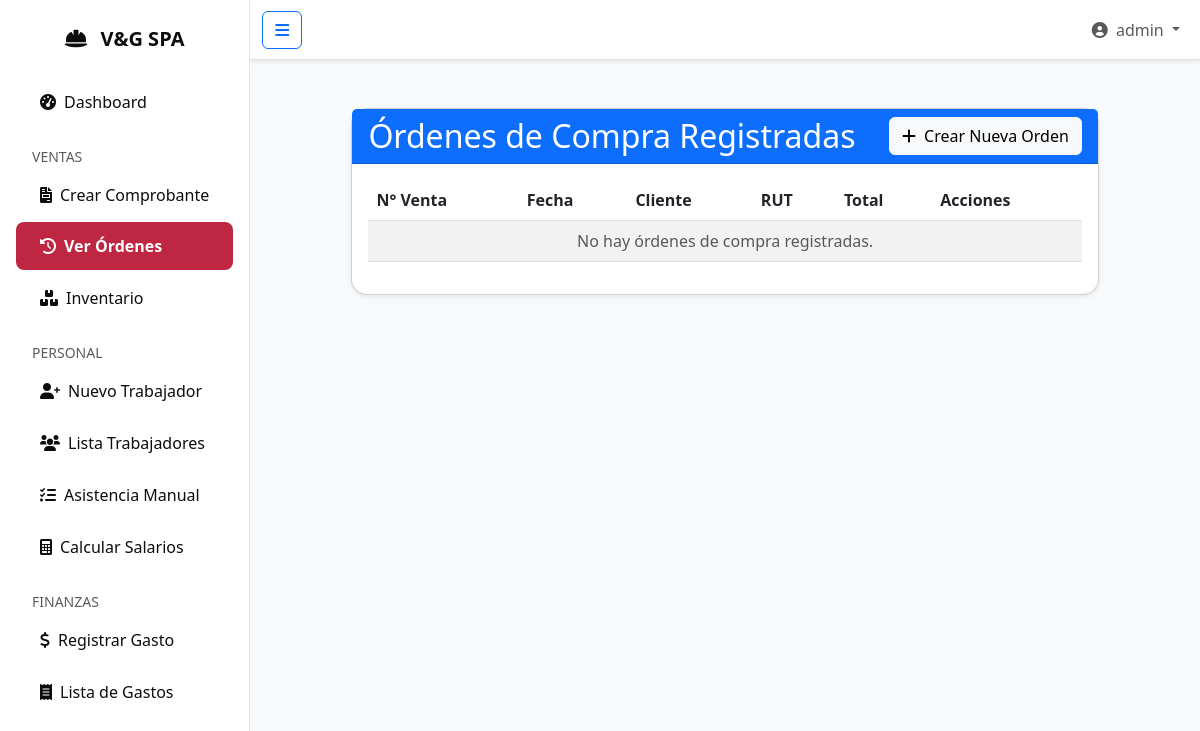
The page /ventas/lista/ (signed in) on the database as committed earlier.
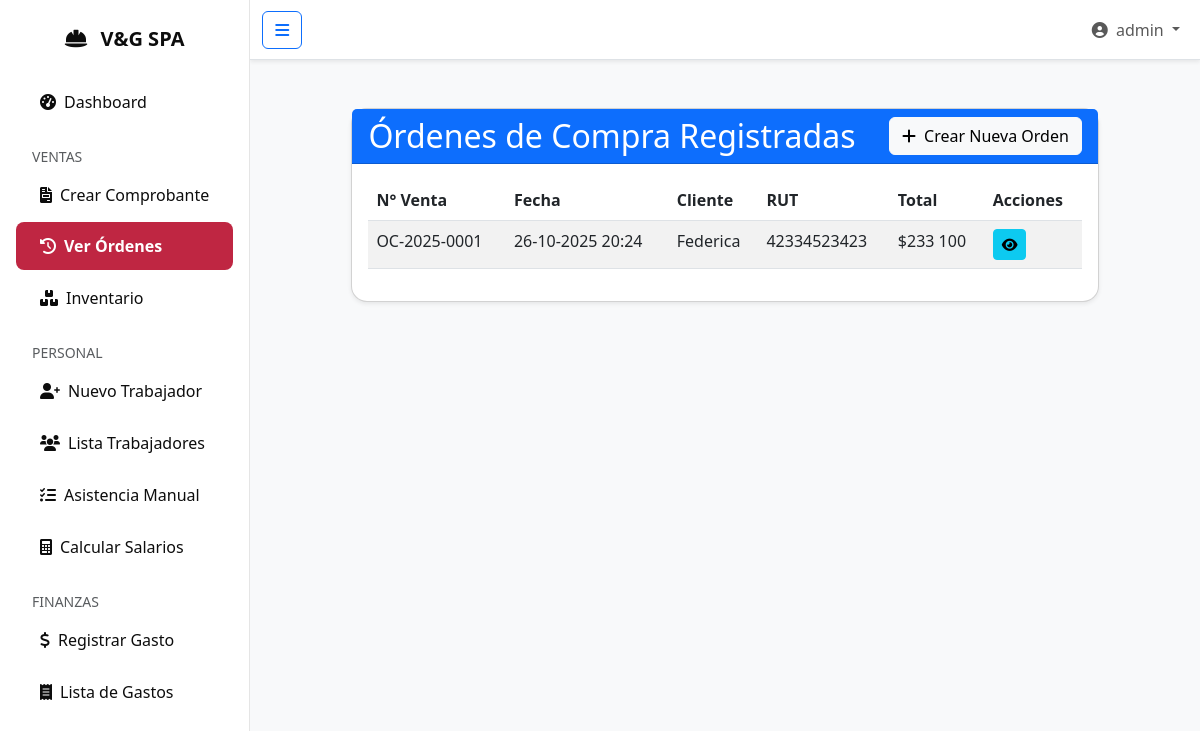
The same page on the database as committed later.
### ventas/models.py (models this page shows, shortened)
class OrdenCompra(models.Model):
    numero_venta = models.CharField(max_length=15, unique=True, editable=False, blank=True)
    fecha = models.DateTimeField(auto_now_add=True)
    cliente = models.CharField(max_length=100)
    rut = models.CharField(max_length=12, blank=True, null=True)
    direccion = models.TextField(blank=True, null=True)
    total = models.DecimalField(max_digits=10, decimal_places=2, default=0)
    class Meta:
        verbose_name_plural = "Órdenes de Compra"
        ordering = ['-fecha']

### ventas/views.py (the view)
# urls.py: path('lista/', views.lista_ordenes, name='lista_ordenes'),
@login_required
def lista_ordenes(request):
    ordenes = OrdenCompra.objects.prefetch_related('detalles__producto').all().order_by('-fecha')
    return render(request, 'ventas/lista_ordenes.html', {'ordenes': ordenes})

### ventas/templates/ventas/lista_ordenes.html
{% extends 'core/base.html' %}
{% load static %}
{% load humanize %} {% block title %}Lista de Órdenes de Compra{% endblock title %}
{% block contenido %}
<div class="container-fluid mt-4">
    <div class="row">
        <div class="col-md-10 offset-md-1">
            <div class="card shadow-sm">
                <div class="card-header bg-primary text-white d-flex justify-content-between align-items-center">
                    <h2 class="mb-0">Órdenes de Compra Registradas</h2>
                    <a href="{% url 'ventas:crear_orden' %}" class="btn btn-light">
                        <i class="fas fa-plus me-1"></i> Crear Nueva Orden
                    </a>
                </div>
                <div class="card-body">
                    <div class="table-responsive">
                        <table class="table table-striped table-hover">
                            <thead>
                                <tr>
                                    <th>N° Venta</th>
                                    <th>Fecha</th>
                                    <th>Cliente</th>
                                    <th>RUT</th>
                                    <th>Total</th>
                                    <th>Acciones</th>
                                </tr>
                            </thead>
                            <tbody>
                                {% for orden in ordenes %}
                                <tr>
                                    <td>{{ orden.numero_venta|default:orden.id }}</td>
                                    <td>{{ orden.fecha|date:"d-m-Y H:i" }}</td>
                                    <td>{{ orden.cliente }}</td>
                                    <td>{{ orden.rut|default:"N/A" }}</td>
                                    <td>${{ orden.total|floatformat:0|intcomma }}</td>
                                    <td>
                                        <a href="{% url 'ventas:detalle_orden' orden.id %}" class="btn btn-info btn-sm" title="Ver Detalle">
                                            <i class="fas fa-eye"></i>
                                        </a>
                                        </td>
                                </tr>
                                {% empty %}
                                <tr>
                                    <td colspan="6" class="text-center text-muted">No hay órdenes de compra registradas.</td>
                                </tr>
                                {% endfor %}
                            </tbody>
                        </table>
                    </div>
                </div>
            </div>
        </div>
    </div>
</div>
{% endblock contenido %}

Rows that differ between the two databases and show on the page:
added OrdenCompra: numero_venta "OC-2025-0001", fecha "26-10-2025 20:24", cliente "Federica", rut "42334523423", total "233 100"
Other text that changed with them:
text no longer shown: "No hay órdenes de compra registradas."
